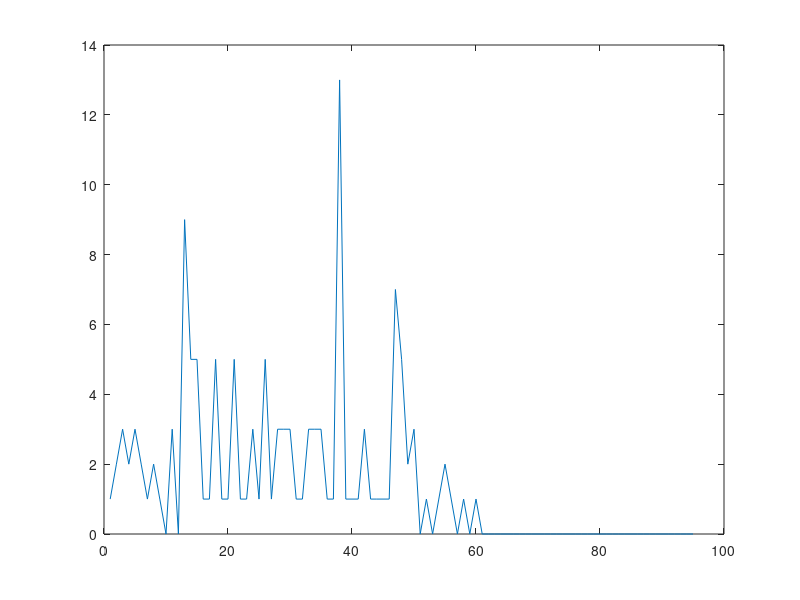
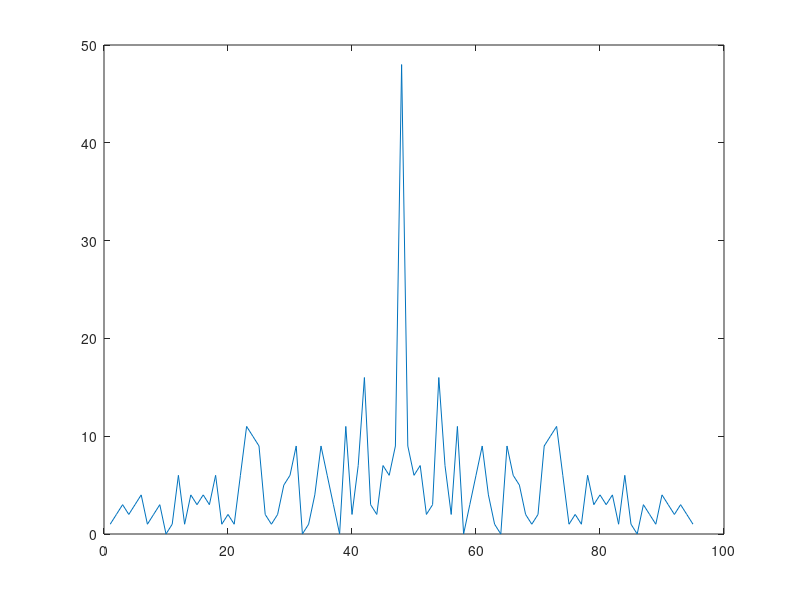

Write MATLAB code to recreate these figures, in order.
clc;
clear all;
close all;

x_start = 2.*[1 1 1 1 1 0 0 1 1 0 1 0 1] - 1;

x = 2.*randi([0 1],1,25) - 1;
noise = 2.*randi([0 1],1,10) - 1;

received_signal = [noise x_start x];

figure
plot(abs(xcorr(x_start,received_signal)))

[test_value,index] = max(abs(xcorr(x_start,received_signal)));

index
start_index = length(received_signal) - index + length(x_start)

error = sum(abs(received_signal(start_index + 1:end) - x))

figure
plot(abs(xcorr(received_signal,received_signal)))

test = abs(xcorr(received_signal,received_signal));

x = 1;
i = 1;
for i = 1:length(test)
    if (test(i) > 10)
        x = 0;
        index = i;
    end
end

index